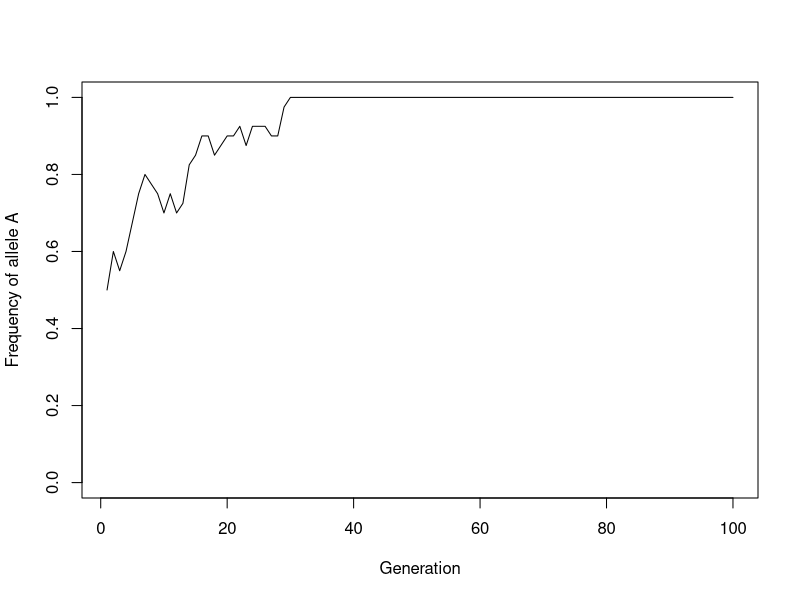
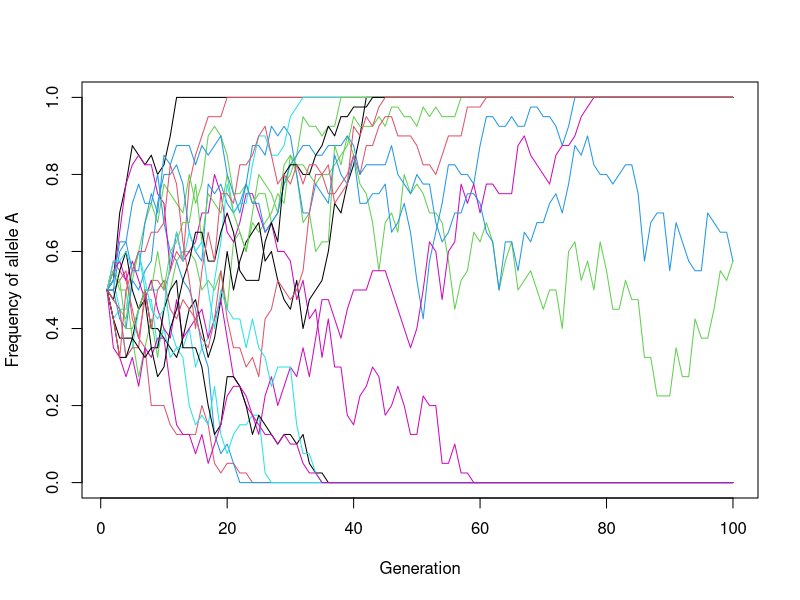
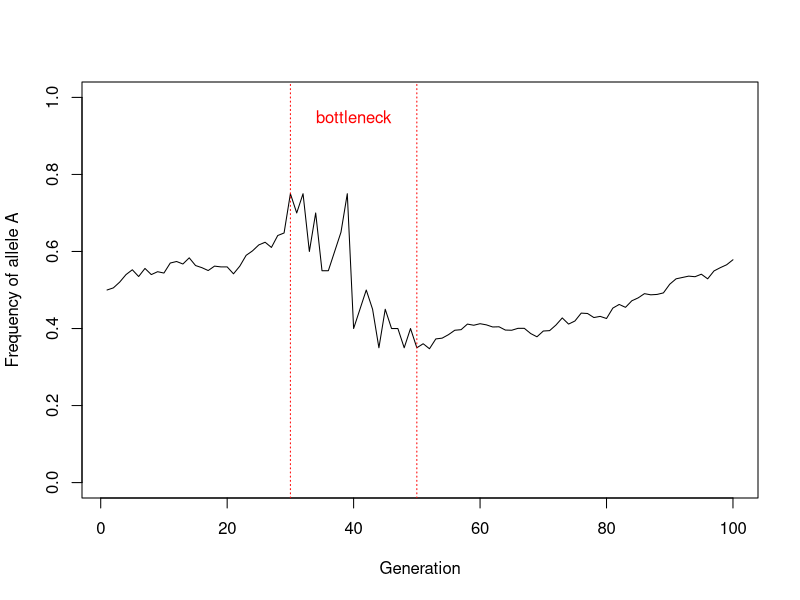
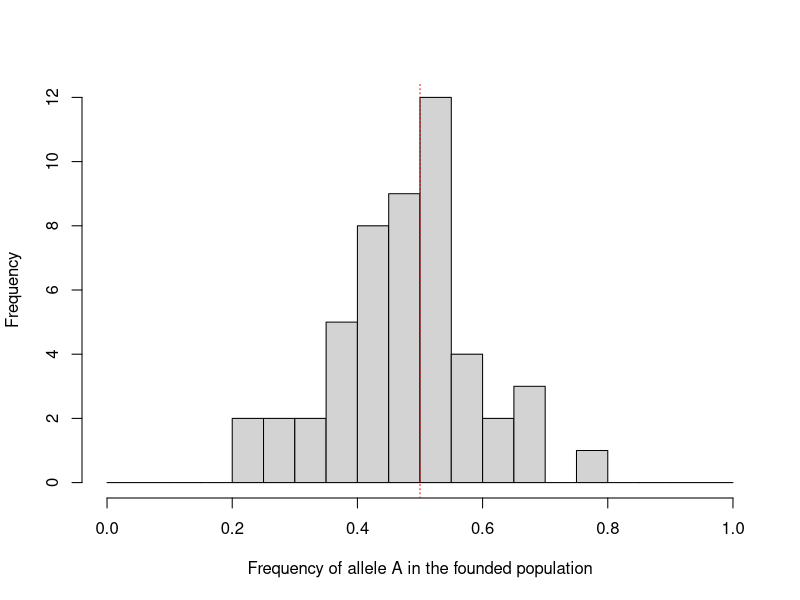

Source code (R) for these figures, in order:
## ---- chunk 1
set.seed(123)
## ---- chunk 2
pop_size <- 500
## ---- chunk 3
pool_size <- pop_size * 2
## ---- chunk 4
initial_frequency_A <- 0.5
initial_frequency_a <- 1 - initial_frequency_A
## ---- chunk 5
number_A <- round(initial_frequency_A * pool_size)
number_a <- round(initial_frequency_a * pool_size)
## ---- chunk 6
gene_pool <- c(rep("A", number_A), rep("a", number_a))
## ---- chunk 7
table(gene_pool)
## ---- chunk 8
prop.table(table(gene_pool))
## ---- chunk 9
set.seed(123)
## ---- chunk 10
new_gene_pool <- sample(gene_pool, 2 * pop_size, replace = TRUE)
## ---- chunk 11
prop.table(table(new_gene_pool))
## ---- chunk 12
set.seed(124)
## ---- chunk 13
# Set the population size and number of generations
pop_size <- 20
n_gen <- 100

# Set up an empty vector of length n_gen to contain results
allele_freq_A <- rep(NA, n_gen)

# Put in an initial value for frequency of A
allele_freq_A[1] <- 0.5

# Establish the initial gene pool and name it gene_pool_time_n
# This part looks complicated, but it just condenses the code
# from Part 1 into one line.
gene_pool_time_n <- c(
  rep("A", round(2 * allele_freq_A[1] * pop_size)),
  rep("a", round(2 * (1 - allele_freq_A[1]) * pop_size))
)

for (i in 2:n_gen) {
  # Sample 2N alleles, with replacement, to make the next generation
  gene_pool_time_n_plus_1 <- sample(gene_pool_time_n,
    pop_size * 2,
    replace = TRUE
  )
  # Calculate the frequency of A in the new gene pool
  gene_pool_table <- table(factor(gene_pool_time_n_plus_1,
                                  levels = c("A", "a")))
  allele_freq_A[i] <- gene_pool_table["A"] / sum(gene_pool_table)

  # Replace the old gene pool with the new one.
  gene_pool_time_n <- gene_pool_time_n_plus_1
}
## ---- chunk 14
plot(1:n_gen, allele_freq_A, type = "l",
     xlab = "Generation",
     ylab = "Frequency of allele A",
     ylim = c(0, 1))
## ---- chunk 15
simulate_gene_pool <- function(pop_size, n_gen, initial_freq_A) {
  allele_freq_A <- rep(NA, n_gen)
  allele_freq_A[1] <- initial_freq_A

  gene_pool_time_n <- c(
    rep("A", round(2 * initial_freq_A * pop_size)),
    rep("a", round(2 * (1 - initial_freq_A) * pop_size))
  )

  for (i in 2:n_gen) {
    gene_pool_time_n_plus_1 <- sample(gene_pool_time_n,
      pop_size * 2,
      replace = TRUE
    )
    gene_pool_table <- table(factor(gene_pool_time_n_plus_1,
                                    levels = c("A", "a")))
    allele_freq_A[i] <- gene_pool_table["A"] / sum(gene_pool_table)
    gene_pool_time_n <- gene_pool_time_n_plus_1
  }
  return(allele_freq_A)
}
## ---- chunk 16
set.seed(125)
## ---- chunk 17
n_gen <- 100
results <- replicate(20, simulate_gene_pool(pop_size = 20, n_gen = n_gen,
                                            initial_freq_A = 0.5))

matplot(1:n_gen, results, type = "l", lty = 1,
        xlab = "Generation",
        ylab = "Frequency of allele A",
        ylim = c(0, 1))
## ---- chunk 18
final_freq <- results[n_gen, ]
sum(final_freq == 1)   # number of populations where A is fixed
sum(final_freq == 0)   # number of populations where A is lost
## ---- chunk 19
set.seed(126)
## ---- chunk 20
pop_size <- 20
results_rare <- replicate(200, simulate_gene_pool(pop_size = pop_size, n_gen = 300,
                                                  initial_freq_A = 1 / (2 * pop_size)))
final_freq_rare <- results_rare[300, ]
mean(final_freq_rare == 1)   # proportion of populations where A was fixed
mean(final_freq_rare == 0)   # proportion of populations where A was lost
## ---- chunk 21
set.seed(127)
## ---- chunk 22
# Set the starting population size and number of generations
pop_size <- 1000
n_gen <- 100

# Set up an empty vector of length n_gen to contain results
allele_freq_A <- rep(NA, n_gen)

# Put in an initial value for frequency of A
allele_freq_A[1] <- 0.5

# Establish the initial gene pool and name it gene_pool_time_n
gene_pool_time_n <- c(
  rep("A", round(2 * allele_freq_A[1] * pop_size)),
  rep("a", round(2 * (1 - allele_freq_A[1]) * pop_size))
)

for (i in 2:n_gen) {
  # Set the population size for this generation
  if (i %in% 30:50) {
    pop_size <- 10
  } else {
    pop_size <- 1000
  }
  gene_pool_time_n_plus_1 <- sample(gene_pool_time_n,
    pop_size * 2,
    replace = TRUE
  )
  gene_pool_table <- table(factor(gene_pool_time_n_plus_1,
                                  levels = c("A", "a")))
  allele_freq_A[i] <- gene_pool_table["A"] / sum(gene_pool_table)

  # Replace the old gene pool with the new one.
  gene_pool_time_n <- gene_pool_time_n_plus_1
}
plot(1:n_gen, allele_freq_A, type = "l",
     xlab = "Generation",
     ylab = "Frequency of allele A",
     ylim = c(0, 1))
abline(v = 30, col = "red", lty = 3)
abline(v = 50, col = "red", lty = 3)
text(40, 0.95, "bottleneck", col = "red")
## ---- chunk 23
set.seed(128)
## ---- chunk 24
source_pool <- c(rep("A", 1000), rep("a", 1000))

founder_freq_A <- replicate(50, {
  founders <- sample(source_pool, 2 * 10, replace = FALSE)
  mean(founders == "A")
})

hist(founder_freq_A, breaks = seq(0, 1, by = 0.05),
     xlab = "Frequency of allele A in the founded population",
     main = "")
abline(v = 0.5, col = "red", lty = 3)
